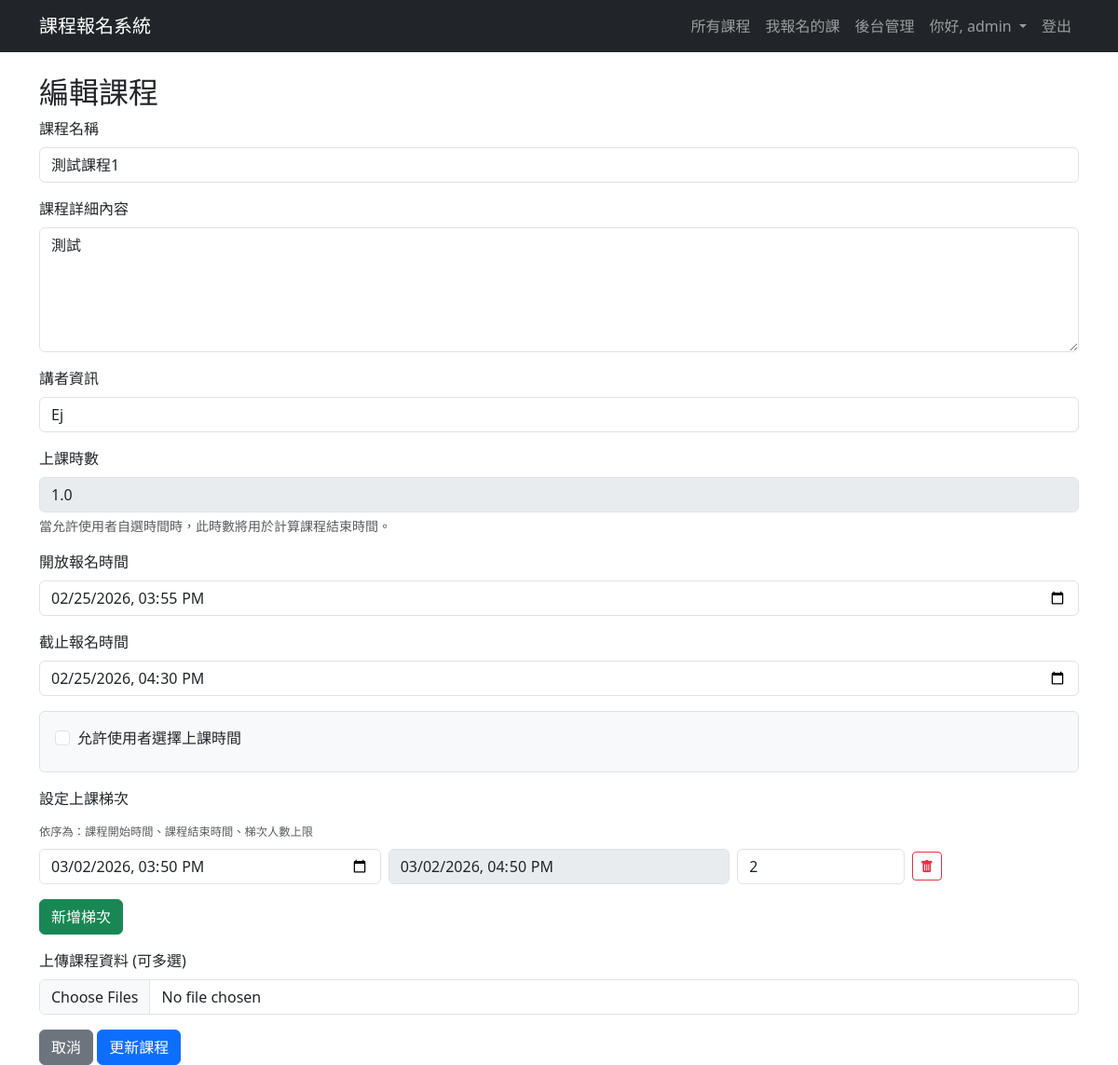
The app's page /admin/course/edit/1 (signed in) with its own data.
### app.py (models this page shows, shortened)
class User(UserMixin, db.Model):
    id = db.Column(db.Integer, primary_key=True) # 使用者ID 唯一值
    username = db.Column(db.String(80), unique=True, nullable=False)
    email = db.Column(db.String(120), unique=True, nullable=False) # 電子郵件地址
    password_hash = db.Column(db.String(200), nullable=False) # 儲存雜湊後的密碼
    is_admin = db.Column(db.Boolean, default=False) # 是否為管理者
    needs_password_change = db.Column(db.Boolean, default=False) # 是否需要更新密碼
    __table_args__ = {'extend_existing': True} # 避免重複定義表格錯誤

class Course(db.Model):
    __tablename__ = 'course' # 建議明確指定表名
    id = db.Column(db.Integer, primary_key=True)
    name = db.Column(db.String(120), nullable=False)
    description = db.Column(db.Text, nullable=False) # 課程描述
    speaker_info = db.Column(db.String(200)) # 講者資訊
    has_time_slots = db.Column(db.Boolean, default=False, nullable=False) # 是否有梯次
    status = db.Column(db.String(20), default='尚未開放') # 課程狀態：尚未開放、報名中、報名截止
    registration_start_time = db.Column(db.DateTime, nullable=False) # 報名開始時間
    registration_end_time = db.Column(db.DateTime, nullable=False) # 報名截止時間
    allow_user_to_choose_time = db.Column(db.Boolean, default=False, nullable=False) # 是否允許使用者自選時間
    duration_hours = db.Column(db.Float, nullable=True, default=1) # 新增：上課時數欄位
    user_choice_start_date = db.Column(db.Date, nullable=True) # 自選時間的可選起始日
    user_choice_end_date = db.Column(db.Date, nullable=True) # 自選時間的可選結束日
    user_choice_start_time_of_day = db.Column(db.Time, nullable=True) # 自選時間的每日可選起始時間
    user_choice_end_time_of_day = db.Column(db.Time, nullable=True) # 自選時間的每日可選結束時間
    __table_args__ = {'extend_existing': True} # 避免重複定義表格錯誤
    files = db.relationship('CourseFile', backref='course', lazy=True, cascade="all, delete-orphan") # 課程有多個檔案，刪除課程時也刪除相關檔案
    time_slots = db.relationship('TimeSlot', backref='course', lazy=True, cascade="all, delete-orphan") # 課程有多個梯次，刪除課程時也刪除相關梯次

class TimeSlot(db.Model):
    __tablename__ = 'time_slot'
    id = db.Column(db.Integer, primary_key=True)
    slot_start_time = db.Column(db.DateTime, nullable=False)
    slot_end_time = db.Column(db.DateTime, nullable=False)
    capacity = db.Column(db.Integer, nullable=False, default=999) # 梯次名額
    booked_count = db.Column(db.Integer, default=0) # 已報名人數
    course_id = db.Column(db.Integer, db.ForeignKey('course.id'), nullable=False) # 課程ID 外鍵，參考 Course 表
    __table_args__ = {'extend_existing': True} # 避免重複定義表格錯誤

### app.py (the view)
@app.route('/admin/course/edit/<int:course_id>')
@login_required
@admin_required
def edit_course(course_id):
    course = Course.query.get_or_404(course_id)
    return render_template('admin_course_form.html', course=course)

### app.py (called while the page is built)
@login_manager.user_loader
def load_user(user_id): # 透過 user_id 載入使用者
    return User.query.get(int(user_id)) # 從資料庫取得使用者資料

def admin_required(f):
    @wraps(f)
    def decorated_function(*args, **kwargs):
        if not current_user.is_authenticated or not current_user.is_admin:
            flash('您沒有權限。', 'danger')
            return redirect(url_for('index'))
        return f(*args, **kwargs)
    return decorated_function

### templates/admin_course_form.html (shortened to what this page needs)
{% extends "layout.html" %}
{% block content %}
<h2>{% if course %}編輯課程{% else %}新增課程{% endif %}</h2>
<form action="{% if course %}{{ url_for('update_course', course_id=course.id) }}{% else %}{{ url_for('create_course') }}{% endif %}" method="POST" enctype="multipart/form-data">
    <div class="mb-3">
        <label for="name" class="form-label">課程名稱</label>
        <input type="text" class="form-control" id="name" name="name" value="{{ course.name if course else request.form.get('name', '') }}" required>
    </div>
    <div class="mb-3">
        <label for="description" class="form-label">課程詳細內容</label>
        <textarea class="form-control" id="description" name="description" rows="5" required>{{ course.description if course else request.form.get('description', '') }}</textarea>
    </div>
    <div class="mb-3">
        <label for="speaker_info" class="form-label">講者資訊</label>
        <input type="text" class="form-control" id="speaker_info" name="speaker_info" value="{{ course.speaker_info if course else request.form.get('speaker_info', '') }}">
    </div>
    <div class="mb-3">
        <label for="duration_hours" class="form-label">上課時數</label>
        <input type="number" class="form-control" id="duration_hours" name="duration_hours" value="{{ course.duration_hours if course else request.form.get('duration_hours', '1') }}" required min="0.5" step="0.5" {% if course %}readonly{% endif %}>
        <div class="form-text">當允許使用者自選時間時，此時數將用於計算課程結束時間。</div>
    </div>
    <div class="mb-3">
        <label for="registration_start_time" class="form-label">開放報名時間</label>
        <input type="datetime-local" class="form-control" id="registration_start_time" name="registration_start_time"
               value="{{ course.registration_start_time.strftime('%Y-%m-%dT%H:%M') if course else request.form.get('registration_start_time', '') }}" required>
    </div>
    <div class="mb-3">
        <label for="registration_end_time" class="form-label">截止報名時間</label>
        <input type="datetime-local" class="form-control" id="registration_end_time" name="registration_end_time"
               value="{{ course.registration_end_time.strftime('%Y-%m-%dT%H:%M') if course else request.form.get('registration_end_time', '') }}" required>
    </div>
    <div class="mb-3 p-3 border rounded bg-light">
        <div class="form-check mb-2">
            <input type="checkbox" class="form-check-input" id="allow_user_to_choose_time" name="allow_user_to_choose_time" value="true" >
            <label class="form-check-label" for="allow_user_to_choose_time">允許使用者選擇上課時間</label>
        </div>
    </div>
    <div class="mb-3" id="time-slots-section" style="display: none;">
        <label class="form-label">設定上課梯次</label>
        <div class="col-md-12 mb-2">
            <div class="form-text">
                <small>依序為：課程開始時間、課程結束時間、梯次人數上限</small>
            </div>
        </div>
        <div id="time-slots-container">
            {% if course and course.time_slots %}
                {% for slot in course.time_slots %}
                    <div class="row g-2 mb-2 time-slot-row align-items-center">
                        <div class="col-md-4">
                            <input type="datetime-local" title="此梯次開始日期時間" placeholder="開始日期時間" class="form-control" id="slot_start_times" name="slot_start_times" value="{{ slot.slot_start_time.strftime('%Y-%m-%dT%H:%M') }}" required>
                        </div>
                        <div class="col-md-4">
                            <input type="datetime-local" title="此梯次結束日期時間" placeholder="結束日期時間" class="form-control" name="slot_end_times" value="{{ slot.slot_end_time.strftime('%Y-%m-%dT%H:%M') }}" required>
                        </div>
                        <div class="col-md-2">
                            <input type="number" title="此梯次人數上限" placeholder="人數" class="form-control" name="slot_capacities" value="{{ slot.capacity }}" required min="1">
                        </div>
                        <div class="col-md-2 d-flex align-items-center">
                            <button type="button" class="btn btn-sm btn-outline-danger remove-slot-btn" title="移除此梯次">
                                <i class="bi bi-trash-fill"></i>
                            </button>
                        </div>
                    </div>
                {% endfor %}
            {% endif %}
        </div>
        <button type="button" id="add-slot-btn" class="btn btn-success mt-2">新增梯次</button>
    </div>
<div class="mb-3">
    <label for="file" class="form-label">上傳課程資料 (可多選)</label>
    <input class="form-control" type="file" id="file" name="files" multiple>
</div>
    <a href="{{ url_for('admin_dashboard') }}" class="btn btn-secondary">取消</a>
    <button type="submit" class="btn btn-primary">{% if course %}更新課程{% else %}建立課程{% endif %}</button>
</form>
{% endblock %}

### templates/layout.html (shortened to what this page needs)
<!doctype html>
<html lang="zh-Hant">
<head>
    <link href="https://cdn.jsdelivr.net/npm/bootstrap@5.3.3/dist/css/bootstrap.min.css" rel="stylesheet">
    <link rel="stylesheet" href="https://cdn.jsdelivr.net/npm/bootstrap-icons@1.11.3/font/bootstrap-icons.min.css">
    <link rel="stylesheet" href="{{ url_for('static', filename='css/style.css') }}">
</head>
<body class="{% block body_class %}{% endblock %}">
    <nav class="navbar navbar-expand-lg {% block navbar_classes %}navbar-dark bg-dark{% endblock %}">
        <div class="container">
            <a class="navbar-brand" href="{{ url_for('index') }}">課程報名系統</a>
            <div class="collapse navbar-collapse" id="navbarNav">
                <ul class="navbar-nav ms-auto">
                    <li class="nav-item">
                        <a class="nav-link" href="{{ url_for('index') }}">所有課程</a>
                    </li>
                    {% if current_user.is_authenticated %}
                        <li class="nav-item">
                            <a class="nav-link" href="{{ url_for('my_courses') }}">我報名的課</a>
                        </li>
                        {% if current_user.is_admin %}
                        <li class="nav-item">
                            <a class="nav-link" href="{{ url_for('admin_dashboard') }}">後台管理</a>
                        </li>
                        {% endif %}
                        <li class="nav-item dropdown">
                            <a class="nav-link dropdown-toggle" href="#" role="button" data-bs-toggle="dropdown" aria-expanded="false">
                                你好, {{ current_user.username }}
                            </a>
                        </li>
                         <li class="nav-item">
                            <a class="nav-link" href="{{ url_for('logout') }}">登出</a>
                        </li>
                    {% else %}
                        <li class="nav-item">
                            <a class="nav-link" href="{{ url_for('login') }}">登入/註冊</a>
                        </li>
                    {% endif %}
                </ul>
            </div>
        </div>
    </nav>
    <main class="container mt-4">
        {% block content %}{% endblock %}
    </main>
</body>
</html>

### static/css/style.css (style rules this page uses)
input[readonly], textarea[readonly] { background-color: #e9ecef; cursor: not-allowed; }

### records on screen
User: username "admin"
Course: name "測試課程1", description "測試", speaker_info "Ej", duration_hours "1.0", registration_start_time "02/25/2026 15:55", registration_end_time "02/25/2026 16:30"
TimeSlot: slot_start_times "03/02/2026 15:50", slot_end_times "03/02/2026 16:50", slot_capacities "2"
